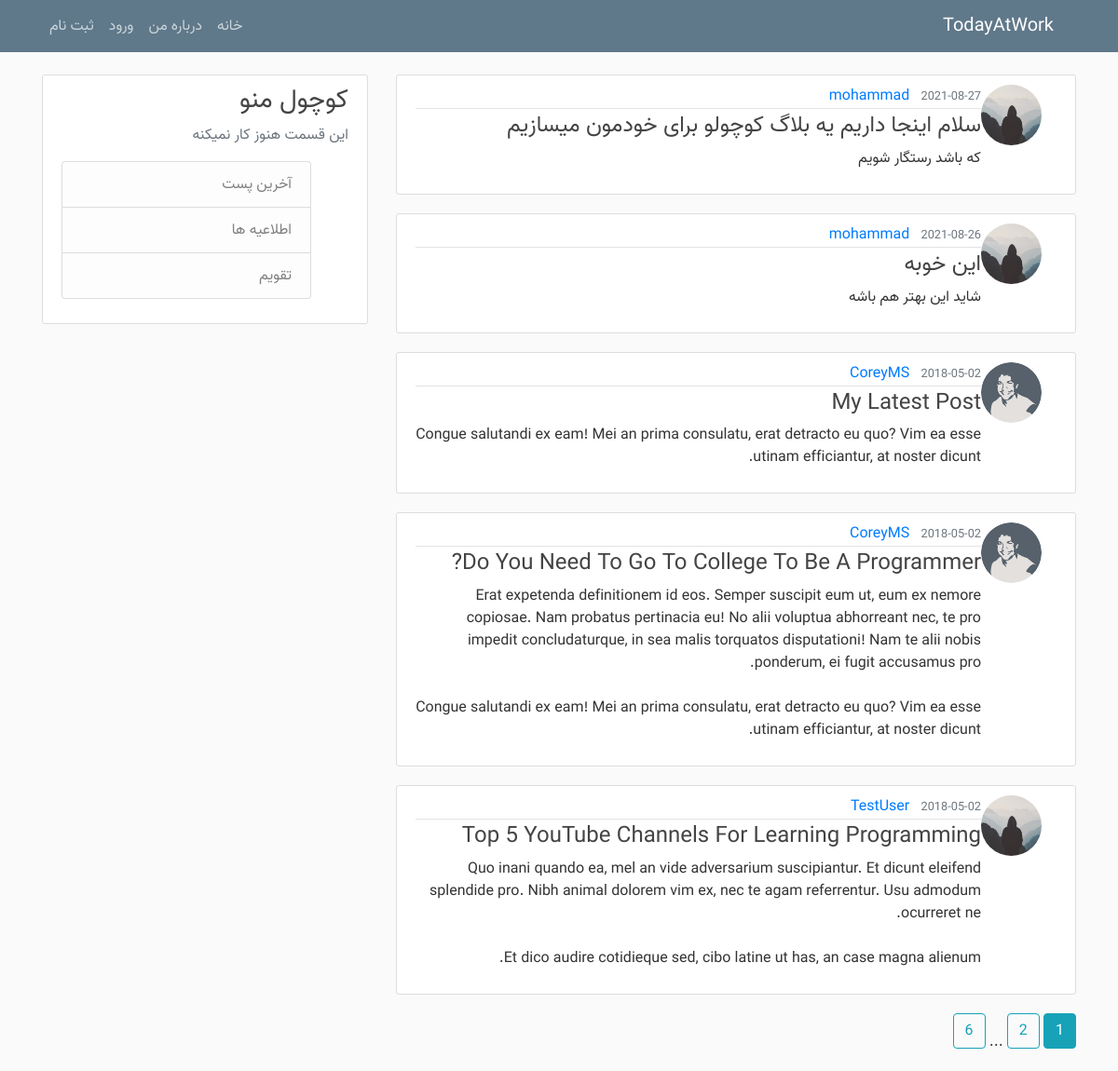
The page /home on the database its author committed.
### flaskblog/models.py (models this page shows, shortened)
class Post(db.Model):
    id = db.Column(db.Integer, primary_key=True)
    title = db.Column(db.String(100), nullable=False)
    date_posted = db.Column(db.DateTime, nullable=False, default=datetime.utcnow)
    content = db.Column(db.Text, nullable=False)
    user_id = db.Column(db.Integer, db.ForeignKey('user.id'), nullable=False)

class User(db.Model, UserMixin):
    id = db.Column(db.Integer, primary_key=True)
    username = db.Column(db.String(20), unique=True, nullable=False)
    email = db.Column(db.String(120), unique=True, nullable=False)
    image_file = db.Column(db.String(20), nullable=False, default='default.jpg')
    password = db.Column(db.String(60), nullable=False)
    posts = db.relationship('Post', backref='author', lazy=True)

### flaskblog/main/routes.py (the view)
@main.route("/")
@main.route("/home")
def home():
    page = request.args.get('page', 1, type=int)
    posts = Post.query.order_by(Post.date_posted.desc()).paginate(page=page, per_page=5)
    return render_template('home.html', posts=posts)

### flaskblog/templates/home.html
{% extends "layout.html" %}
{% block content %}
    {% for post in posts.items %}
        <article class="media content-section">
          <img class="rounded-circle article-img" src="{{ url_for('static', filename='profile_pics/' + post.author.image_file) }}">
          <div class="media-body">
            <div class="article-metadata">
              <a class="mr-2" href="{{ url_for('users.user_posts', username=post.author.username) }}">{{ post.author.username }}</a>
              <small class="text-muted">{{ post.date_posted.strftime('%Y-%m-%d') }}</small>
            </div>
            <h4><a class="article-title" href="{{ url_for('posts.post', post_id=post.id) }}">{{ post.title }}</a></h4>
            <p class="article-content">{{ post.content }}</p>
          </div>
        </article>
    {% endfor %}
    {% for page_num in posts.iter_pages(left_edge=1, right_edge=1, left_current=1, right_current=2) %}
      {% if page_num %}
        {% if posts.page == page_num %}
          <a class="btn btn-info mb-4" href="{{ url_for('main.home', page=page_num) }}">{{ page_num }}</a>
        {% else %}
          <a class="btn btn-outline-info mb-4" href="{{ url_for('main.home', page=page_num) }}">{{ page_num }}</a>
        {% endif %}
      {% else %}
        ...
      {% endif %}
    {% endfor %}
{% endblock content %}

### flaskblog/templates/layout.html (shortened to what this page needs)
<!DOCTYPE html>
<html>
<head>
    <link rel="stylesheet" href="https://maxcdn.bootstrapcdn.com/bootstrap/4.0.0/css/bootstrap.min.css">
    <link rel="stylesheet" type="text/css" href="{{ url_for('static', filename='main.css') }}">
</head>
<body>
    <header class="site-header">
      <nav class="navbar navbar-expand-md navbar-dark bg-steel fixed-top">
        <div class="container">
          <a class="navbar-brand mr-4" href="/">TodayAtWork</a>
          <div class="collapse navbar-collapse" id="navbarToggle">
            <div class="navbar-nav mr-auto">
              <a class="nav-item nav-link" href="{{ url_for('main.home') }}">خانه</a>
              <a class="nav-item nav-link" href="{{ url_for('main.about') }}">درباره من</a>
            </div>
            <div class="navbar-nav">
              {% if current_user.is_authenticated %}
                <a class="nav-item nav-link" href="{{ url_for('posts.new_post') }}">پست جدید</a>
                <a class="nav-item nav-link" href="{{ url_for('users.account') }}">اکانت</a>
                <a class="nav-item nav-link" href="{{ url_for('users.logout') }}">خروج</a>
              {% else %}
                <a class="nav-item nav-link" href="{{ url_for('users.login') }}">ورود</a>
                <a class="nav-item nav-link" href="{{ url_for('users.register') }}">ثبت نام </a>
              {% endif %}
            </div>
          </div>
        </div>
      </nav>
    </header>
    <main role="main" class="container">
      <div class="row">
        <div class="col-md-8">
          {% block content %}{% endblock %}
        </div>
        <div class="col-md-4">
          <div class="content-section">
            <h3>کوچول منو</h3>
            <p class='text-muted'>این قسمت هنوز کار نمیکنه
              <ul class="list-group">
                <li class="list-group-item list-group-item-light">آخرین پست </li>
                <li class="list-group-item list-group-item-light">اطلاعیه ها</li>
                <li class="list-group-item list-group-item-light">تقویم</li>
              </ul>
            </p>
          </div>
        </div>
      </div>
    </main>
</body>
</html>

### flaskblog/static/main.css (style rules this page uses)
* { font-family: blogFont; }
body { direction: rtl; text-align : right; background: #fafafa; color: #333333; margin-top: 5rem; }
h1, h2, h3, h4, h5, h6 { color: #444444; }
.bg-steel { background-color: #5f788a; }
.site-header .navbar-nav .nav-link { color: #cbd5db; }
.content-section { background: #ffffff; padding: 10px 20px; border: 1px solid #dddddd; border-radius: 3px; margin-bottom: 20px; }
.article-title { color: #444444; }
.article-content { white-space: pre-line; }
.article-img { height: 65px; width: 65px; margin-right: 16px; }
.article-metadata { padding-bottom: 1px; margin-bottom: 4px; border-bottom: 1px solid #e3e3e3 }

### rows shown on the page
Post: image_file (placeholder picture), author.username "mohammad", date_posted "2021-08-27", title "سلام اینجا داریم یه بلاگ کوچولو برای خودمون میسازیم", content "که باشد رستگار شویم"
Post: image_file (placeholder picture), author.username "mohammad", date_posted "2021-08-26", title "این خوبه", content "شاید این بهتر هم باشه"
Post: image_file (picture), author.username "CoreyMS", date_posted "2018-05-02", title "My Latest Post", content "Congue salutandi ex eam! Mei an prima consulatu, erat detracto eu quo? Vim ea esse utinam efficiantur, at noster dicunt."
Post: image_file (picture), author.username "CoreyMS", date_posted "2018-05-02", title "Do You Need To Go To College To Be A Programmer?", content "Erat expetenda definitionem id eos. Semper suscipit eum ut, eum ex nemore copiosae. Nam probatus pertinacia eu! No alii voluptua abhorreant nec, te pro impedit concludaturque, in sea malis torquatos disputationi! Nam te alii nobis ponderum, ei fugit accusamus pro. Congue salutandi ex eam! Mei an prima consulatu, erat detracto eu quo? Vim ea esse utinam efficiantur, at noster dicunt."
Post: image_file (placeholder picture), author.username "TestUser", date_posted "2018-05-02", title "Top 5 YouTube Channels For Learning Programming", content "Quo inani quando ea, mel an vide adversarium suscipiantur. Et dicunt eleifend splendide pro. Nibh animal dolorem vim ex, nec te agam referrentur. Usu admodum ocurreret ne. Et dico audire cotidieque sed, cibo latine ut has, an case magna alienum."

### other values the page prints
{{ page_num }} "1"
{{ page_num }} "2" "6"
